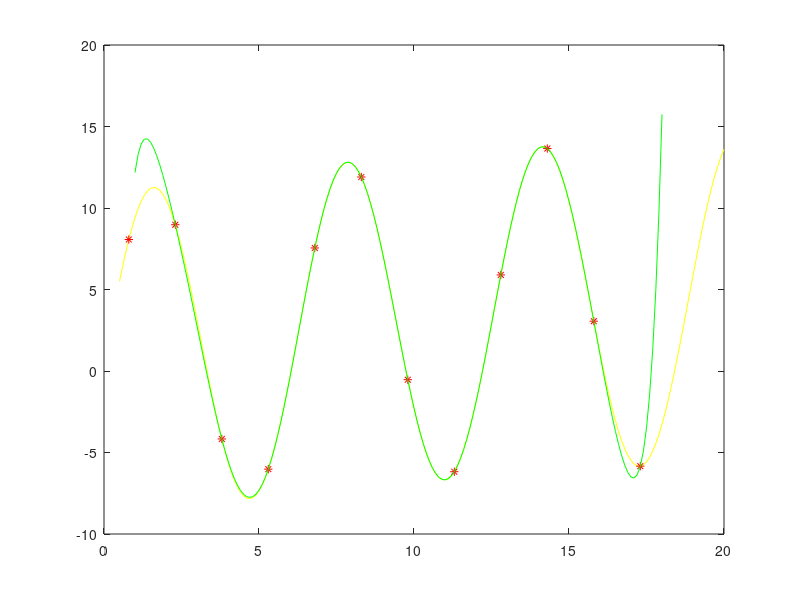

The MATLAB source for this figure:
clear all
clc

x_i = 0.8:1.5:18;
y_i = x_i.^(1/2) + 10 * sin(x_i);


R = ones(size(x_i, 2), size(x_i, 2));
for i = 1:size(x_i, 2)
	for j = 1:size(x_i, 2)-1
		R(i, j+1) = x_i(i)^(j);
	end
end
y_ = y_i.';
factor = zeros(1, size(x_i,2));
R_denominator = det(R);
for k = 1:size(x_i, 2)
	R_numerator = R;
	R_numerator(:, k) = y_;
	factor(k) = det(R_numerator)/R_denominator;
end

x_o = 1:0.1:18;
sum = zeros(1,size(x_o,2));
for l = 1:size(x_o,2)
	for m = 1:size(x_i,2)
		sum(l) = sum(l) + (factor(m) * x_o(l)^(m-1));
	end
end

x = 0.5:0.1:20;
y = x.^(1/2) + 10 * sin(x);
plot(x,y,'y')
hold on
plot(x_i,y_i,'r*')
plot(x_o,sum,'g')
